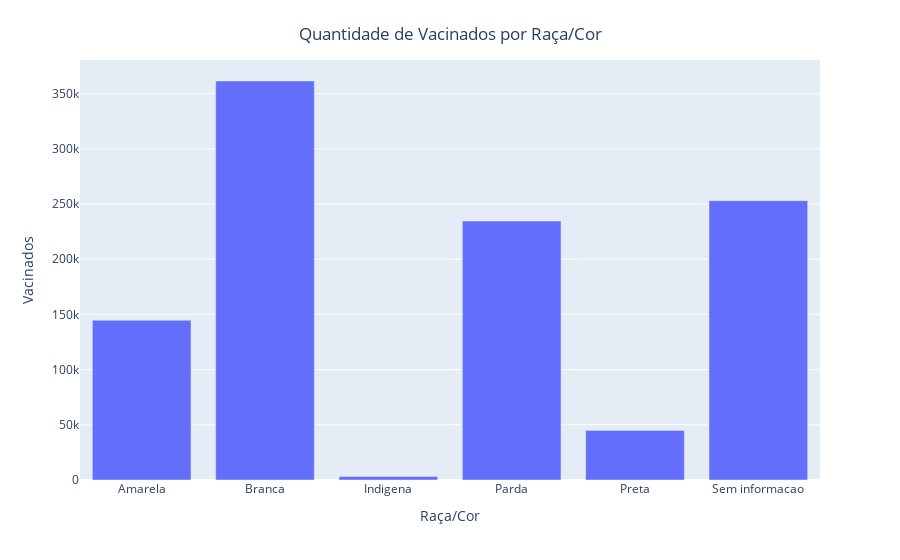

Source (notebook cell):
### Code cell
fig_raca_cor = px.bar(raca_cor_vacinados, x='paciente_racaCor_valor', y ='paciente_id', labels={
    'paciente_racaCor_valor': 'Raça/Cor',
    'paciente_id': 'Vacinados'})

fig_raca_cor.update_layout(title={
    'text' : 'Quantidade de Vacinados por Raça/Cor',
    'y': 0.95,
    'x': 0.5
})

fig_raca_cor

### Figure 1 — Plotly figure (JSON) as saved in the notebook; plotly's stock layout.template omitted (floating-point values rounded to 4 significant figures)
{"data": [{"alignmentgroup": "True", "hovertemplate": "Raça/Cor=%{x}<br>Vacinados=%{y}<extra></extra>", "legendgroup": "", "marker": {"color": "#636efa", "pattern": {"shape": ""}}, "name": "", "offsetgroup": "", "orientation": "v", "showlegend": false, "textposition": "auto", "type": "bar", "x": ["Amarela", "Branca", "Indigena", "Parda", "Preta", "Sem informacao"], "xaxis": "x", "y": [144753, 361434, 3140, 234585, 44926, 252981], "yaxis": "y"}], "layout": {"barmode": "relative", "legend": {"tracegroupgap": 0}, "margin": {"t": 60}, "title": {"text": "Quantidade de Vacinados por Raça/Cor", "x": 0.5, "y": 0.95}, "xaxis": {"anchor": "y", "domain": [0, 1], "title": {"text": "Raça/Cor"}}, "yaxis": {"anchor": "x", "domain": [0, 1], "title": {"text": "Vacinados"}}}}
